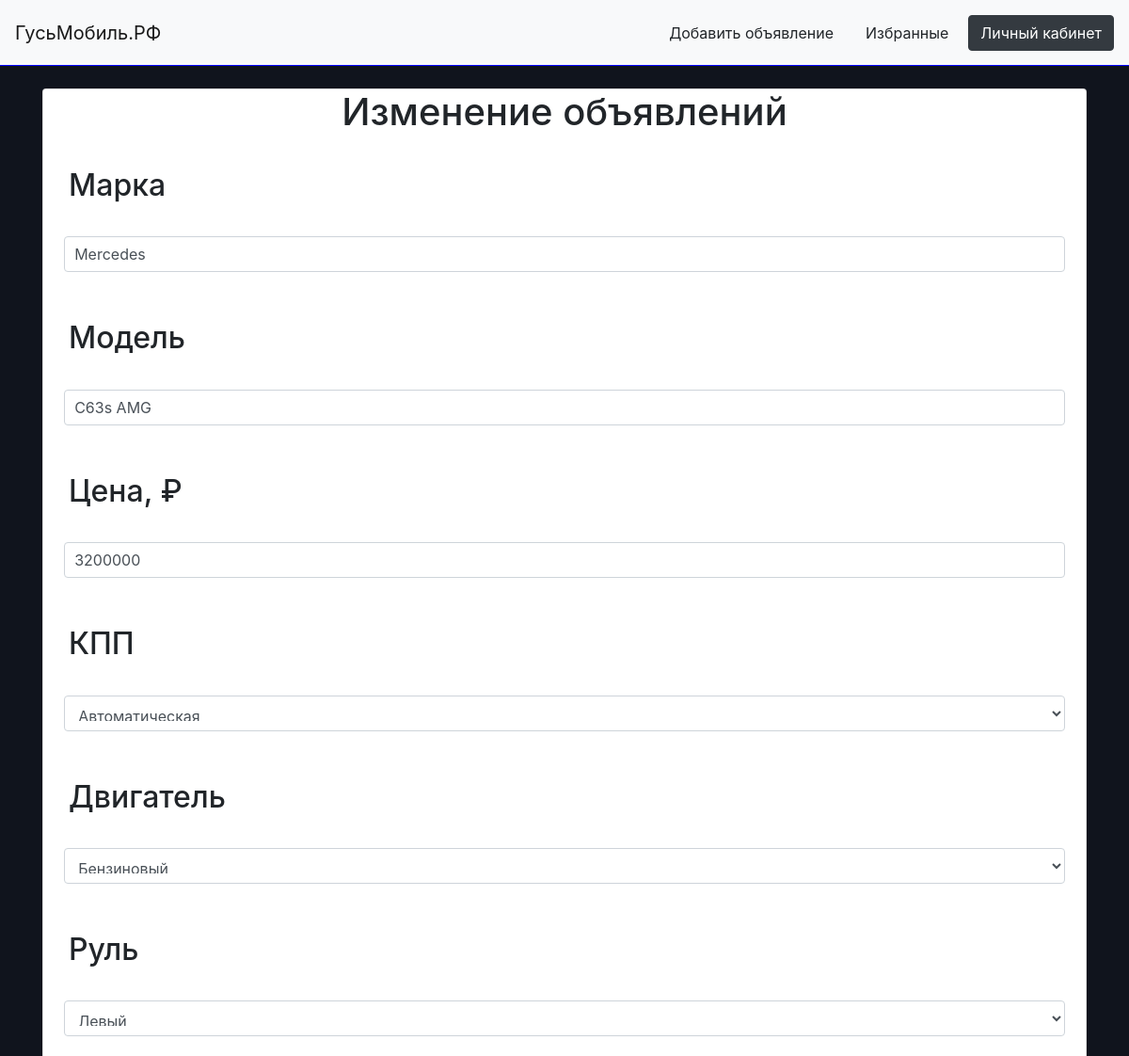
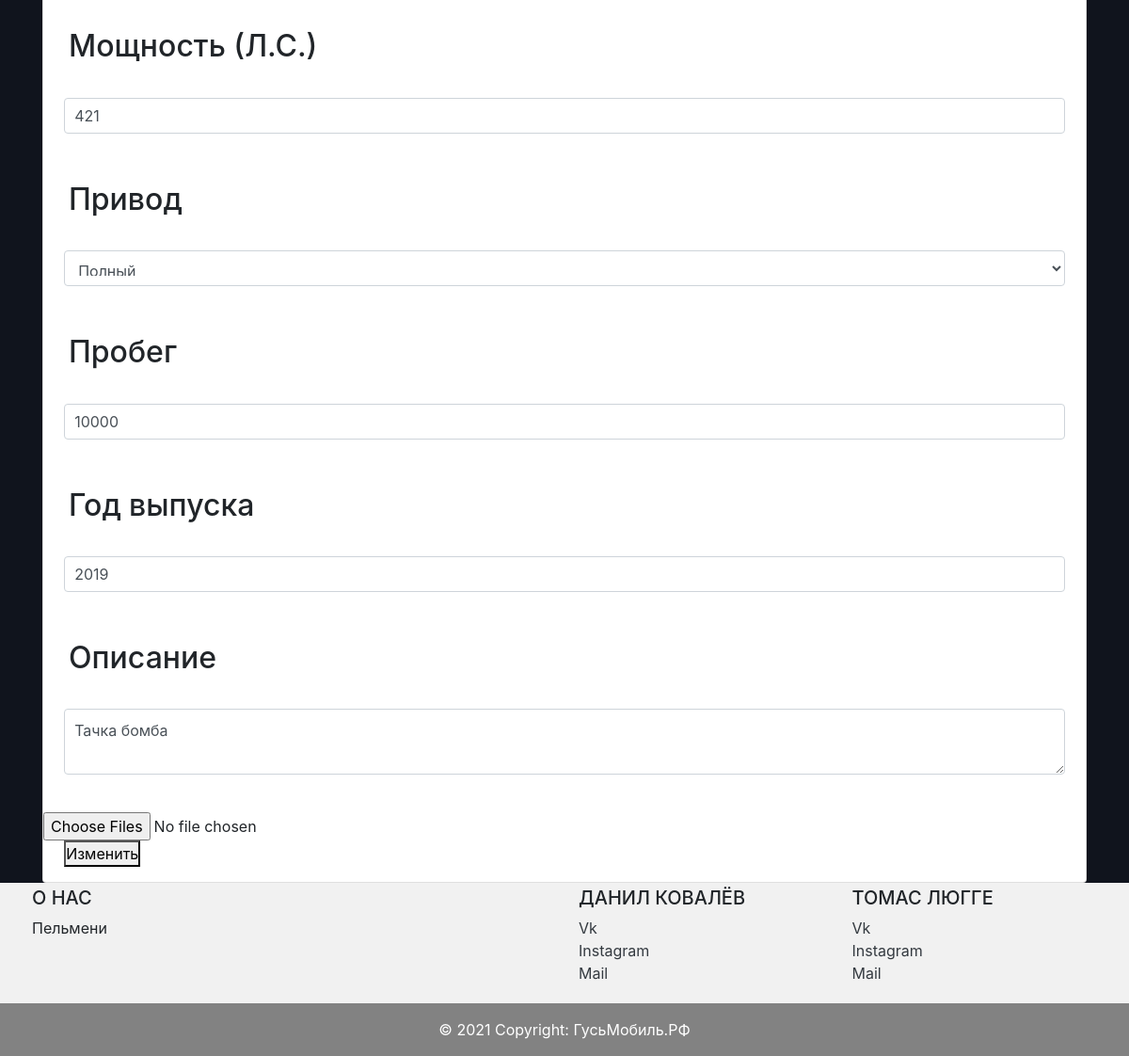
Screenshot of /edit_ad/1 (signed in) with the database file from the repository (2 pictures, top to bottom).
### data/ads.py (models this page shows)
class Ads(SqlAlchemyBase):
    __tablename__ = 'ads'
    id = sqlalchemy.Column(sqlalchemy.Integer, primary_key=True, autoincrement=True)
    user_id = sqlalchemy.Column(sqlalchemy.Integer, sqlalchemy.ForeignKey('users.id'))
    brand = sqlalchemy.Column(sqlalchemy.String, nullable=True)
    model = sqlalchemy.Column(sqlalchemy.String, nullable=True)
    price = sqlalchemy.Column(sqlalchemy.Integer, nullable=True)
    transmission = sqlalchemy.Column(sqlalchemy.String, nullable=True)
    engine = sqlalchemy.Column(sqlalchemy.String, nullable=True)
    steering_wheel = sqlalchemy.Column(sqlalchemy.String, nullable=True)
    power = sqlalchemy.Column(sqlalchemy.Integer, nullable=True)
    drive_unit = sqlalchemy.Column(sqlalchemy.String, nullable=True)
    mileage = sqlalchemy.Column(sqlalchemy.Integer, nullable=True)
    year = sqlalchemy.Column(sqlalchemy.Integer, nullable=True)
    about = sqlalchemy.Column(sqlalchemy.Text, nullable=True)
    images = sqlalchemy.Column(sqlalchemy.String, nullable=True)
    user = orm.relation('Users')
    favorites = orm.relation('Favorites', back_populates='ad')

### main.py (the view, shortened to what this page needs)
@app.route('/edit_ad/<int:ad_id>', methods=['GET', 'POST'])
@login_required
def edit_ad(ad_id):
    form = EditForm()
    if request.method == "GET":
        db_sess = db_session.create_session()
        ad = db_sess.query(Ads).filter(Ads.id == ad_id,
                                        Ads.user_id == current_user.id).first()
        if ad:
            form.brand.data = ad.brand
            form.model.data = ad.model
            form.price.data = ad.price
            form.transmission.data = ad.transmission
            form.engine.data = ad.engine
            form.steering_wheel.data = ad.steering_wheel
            form.power.data = ad.power
            form.drive_unit.data = ad.drive_unit
            form.mileage.data = ad.mileage
            form.year.data = ad.year
            form.about.data = ad.about
        else:
            abort(404)
    return render_template('edit_ad.html', form=form)

### data/db_session.py (called while the page is built)
def create_session() -> Session:
    global __factory
    return __factory()

### main.py (called while the page is built)
@login_manager.user_loader
def load_user(user_id):
    db_sess = db_session.create_session()
    return db_sess.query(Users).get(user_id)

### templates/edit_ad.html (shortened to what this page needs)
{% extends "base.html" %}
{% block content %}
    <div class="card mt-4">
        <h1 style="text-align: center;">Изменение объявлений</h1>
        <form method="post" enctype="multipart/form-data">
            <p>
                <h2 style="padding: 7px; margin: 20px;">{{ form.brand.label }}</h2>
                {{ form.brand(class="form-control", style="width: 96%; margin-left: 2%; margin-right: 2%; padding: 10px;") }}<br>
            </p>
            <p>
                <h2 style="padding: 7px; margin: 20px;">{{ form.model.label }}</h2>
                {{ form.model(class="form-control", style="width: 96%; margin-left: 2%; margin-right: 2%; padding: 10px;") }}<br>
            </p>
            <p>
                <h2 style="padding: 7px; margin: 20px;">{{ form.price.label }}</h2>
                {{ form.price(class="form-control", style="width: 96%; margin-left: 2%; margin-right: 2%; padding: 10px;") }}<br>
            </p>
            <p>
                <h2 style="padding: 7px; margin: 20px;">{{ form.transmission.label }}</h2>
                {{ form.transmission(class="form-control", style="width: 96%; margin-left: 2%; margin-right: 2%; padding: 10px;") }}<br>
            </p>
            <p>
                <h2 style="padding: 7px; margin: 20px;">{{ form.engine.label }}</h2>
                {{ form.engine(class="form-control", style="width: 96%; margin-left: 2%; margin-right: 2%; padding: 10px;") }}<br>
            </p>
            <p>
                <h2 style="padding: 7px; margin: 20px;">{{ form.steering_wheel.label }}</h2>
                {{ form.steering_wheel(class="form-control", style="width: 96%; margin-left: 2%; margin-right: 2%; padding: 10px;") }}<br>
            </p>
            <p>
                <h2 style="padding: 7px; margin: 20px;">{{ form.power.label }}</h2>
                {{ form.power(class="form-control", style="width: 96%; margin-left: 2%; margin-right: 2%; padding: 10px;") }}<br>
            </p>
            <p>
                <h2 style="padding: 7px; margin: 20px;">{{ form.drive_unit.label }}</h2>
                {{ form.drive_unit(class="form-control", style="width: 96%; margin-left: 2%; margin-right: 2%; padding: 10px;") }}<br>
            </p>
            <p>
                <h2 style="padding: 7px; margin: 20px;">{{ form.mileage.label }}</h2>
                {{ form.mileage(class="form-control", style="width: 96%; margin-left: 2%; margin-right: 2%; padding: 10px;") }}<br>
            </p>
            <p>
                <h2 style="padding: 7px; margin: 20px;">{{ form.year.label }}</h2>
                {{ form.year(class="form-control", style="width: 96%; margin-left: 2%; margin-right: 2%; padding: 10px;") }}<br>
            </p>
            <p>
                <h2 style="padding: 7px; margin: 20px;">{{ form.about.label }}</h2>
                {{ form.about(class="form-control", style="width: 96%; margin-left: 2%; margin-right: 2%; padding: 10px; max-width: 96%; min-width: 96%") }}<br>
            </p>
            <input type="file" class="form-control-file" id="files" name="file" accept="image/*" multiple />
            <p style="margin-left: 2%;"><button type="submit">Изменить</button></p>
        </form>
    </div>
{% endblock %}

### templates/base.html (shortened to what this page needs)
<!DOCTYPE html>
<html lang="ru">
<head>
    <link rel="stylesheet" type="text/css" href="../static/css/style.css">
    <link rel="stylesheet"
          href="https://cdn.jsdelivr.net/npm/bootstrap@4.5.3/dist/css/bootstrap.min.css"
>
</head>
<body style="background-color: #10141D;">
<div class="wrapper">
    <div class="content">
        <nav class="navbar navbar-expand-lg sticky-top navbar-light bg-light">
            <a class="navbar-brand" href="/">ГусьМобиль.РФ</a>
            <div class="collapse navbar-collapse mr-auto" id="navbarSupportedContent">
                <p class="mt-1 mb-1">
                    {% if current_user.is_authenticated %}
                    <a class="btn btn-light mr-2 mt-1 mb-1" href="/add_ad"> Добавить
                        объявление </a>
                    {% else %}
                    <a class="btn btn-light mr-2 mt-1 mb-1" href="/login"> Добавить
                        объявление </a>
                    {% endif %}
                </p>
                <p class="mt-1 mb-1">
                    {% if current_user.is_authenticated %}
                    <a class="btn btn-light mr-2 mt-1 mb-1" href="/favorite">Избранные</a>
                    {% else %}
                    <a class="btn btn-light mr-2 mt-1 mb-1" href="/login">Избранные</a>
                    {% endif %}
                </p>
                {% if not current_user.is_authenticated %}
                <p class="mt-1 mb-1">
                    <a class="btn btn-primary mr-2" href="/login"> Войти </a>
                </p>
                <p class="mt-1 mb-1">
                    <a class="btn btn-primary" href="/register"> Зарегистрироваться </a>
                </p>
                {% else %}
                <p class="mt-1 mb-1">
                    <a class="btn btn-dark" href="/profile"> Личный кабинет </a>
                </p>
                {% endif %}
            </div>
        </nav>
        <div class="container mt-4">
            {% block content %}
            {% endblock %}
        </div>
    </div>
</div>
<div class="footer" style="background-color: #f1f1f1;">
    <div class="container p-1">
        <div class="row">
            <div class="col-lg-6 col-md-12 mb-4 mb-md-0">
                <h5 class="text-uppercase">О нас</h5>
                <p>
                    Пельмени
                </p>
            </div>
            <div class="col-lg-3 col-md-6 mb-4 mb-md-0">
                <div style="content-align: center;">
                    <h5 class="text-uppercase">Данил Ковалёв</h5>
                    <ul class="list-unstyled mb-0">
                        <li>
                            <a href="https://vk.com/dk_homie" class="text-dark">Vk</a>
                        </li>
                        <li>
                            <a href="https://www.instagram.com/eto_zhe_danil/" class="text-dark">Instagram</a>
                        </li>
                        <li>
                            <a href="mailto:danil.kovaleow@yandex.ru" class="text-dark">Mail</a>
                        </li>
                    </ul>
                </div>
            </div>
            <div class="col-lg-3 col-md-6 mb-4 mb-md-0">
                <h5 class="text-uppercase">Томас Люгге</h5>
                <ul class="list-unstyled">
                    <li>
                        <a href="https://vk.com/senseei" class="text-dark">Vk</a>
                    </li>
                    <li>
                        <a href="https://www.instagram.com/mugivara._/"
                           class="text-dark">Instagram</a>
                    </li>
                    <li>
                        <a href="mailto:tomkamkad@gmail.com" class="text-dark">Mail</a>
                    </li>
                </ul>
            </div>
        </div>
    </div>
    <div class="text-center text-white p-3" style="background-color: rgba(130, 130, 130);">
        © 2021 Copyright:
        <a class="text-white" href="/">ГусьМобиль.РФ</a>
    </div>
</div>
</body>
</html>

### static/css/style.css (style rules this page uses)
h1, h2, h3, h4, h5, h6 { margin: 0; }
nav::after { border-bottom: 1px solid blue; content: ''; position: absolute; left: 0; right: 0; width: 100%; bottom: 0; margin: 0 auto; }
body { background-color: #4d648d; }
* { margin: 0; padding: 0; }
.content { min-height: calc(100vh - 70px); }
.footer { height: 131px; }

### rows the page displays
Ads: brand "Mercedes", model "C63s AMG", price "3200000", transmission "Автоматическая", engine "Бензиновый", steering_wheel "Левый", power "421", drive_unit "Полный", mileage "10000", year "2019", about "Тачка бомба"
